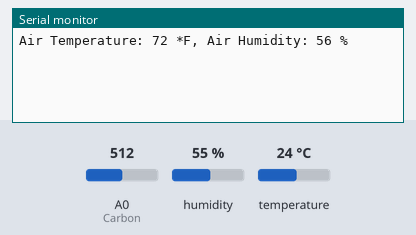
The sketch below on a simulated ESP8266 (NodeMCU). Parts: the last lines printed to the serial monitor. The test bench sets the inputs (shaded band); at power-on: humidity 55 %, A0 (Carbon) = 512, temperature 24 °C. WiFi joins after 1.5 s; servers stay silent unless stated.

Above: at 3.0 s.
3.1 s: humidity set to 22 %
At 7.6 s:
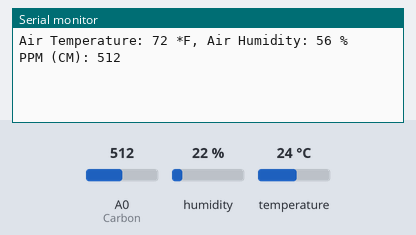
17.1 s: A0 (Carbon) set to 716
At 23.3 s:
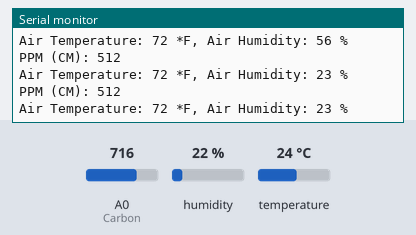
24.6 s: temperature set to 12 °C
At 28.3 s:
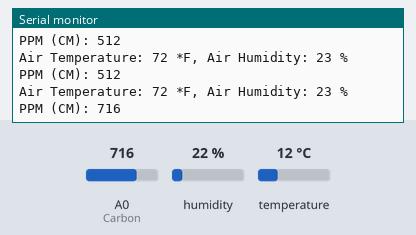
32.1 s: A0 (Carbon) set to 900
At 38.0 s:
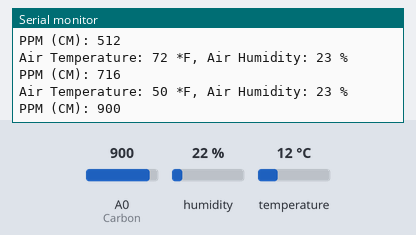
39.6 s: humidity set to 40 %
At 42.7 s:
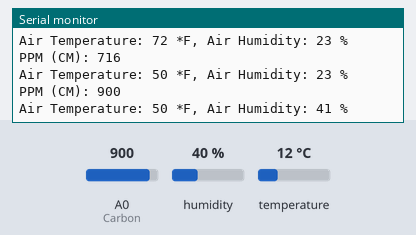
Timing chart, 0 to 44.2 s (numbered marks = the images above; inputs shaded):
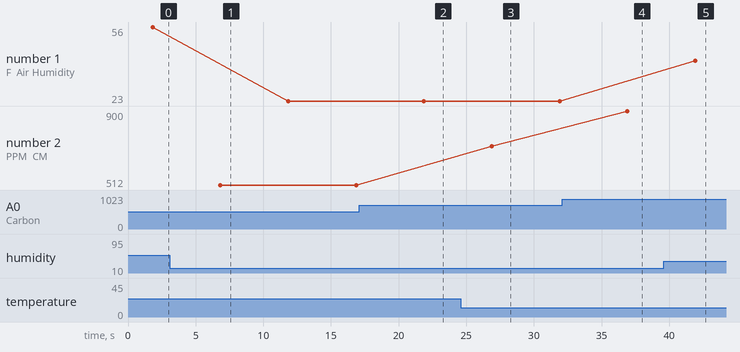

Measured:
- after the input at 32.1 s, the serial monitor: prints a new line after 4.8 s (image 4)
- after the input at 39.6 s, the serial monitor: prints a new line after 2.3 s (image 5)
- plotted number 1: 56 → 23 after the input at 3.1 s, 23 → 41 after the input at 39.6 s
- plotted number 2: 716 → 900 after the input at 32.1 s

The sketch:

Sensors.ino
```cpp
/*
 Name:		Sensors.ino
 Created:	11/8/2019 1:44:28 PM
 Author:	Fernando
*/

String Doggo_Bot_Sensors_Version = "Version 0.1.2"; // (Version)

// Libraries
#include <SimpleDHT.h> // Air Temp & Humid
#define DHTTYPE DHT11

// Wi-Fi Connections
#define BLYNK_PRINT Serial
#include <ESP8266WiFi.h>
#include <BlynkSimpleEsp8266.h>
#include <ESP8266mDNS.h>  // For OTA
#include <WiFiUdp.h>  // For OTA
#include <ArduinoOTA.h>  // For OTA


char auth[] = "va38yo7ElM9wEaPGKWg_G6zC0JnDHWtz";
char ssid[] = "NETGEAR29";
char pass[] = "jollycoconut616";

//Other
BlynkTimer timer;
//SimpleTimer timer;
SimpleDHT11 dht11;

//==============================================================


// Pins (Sensors)
//Carbon Monoxide Sensor (Gas)
const int Carbon = A0; // Carbon Monoxide Sensor (Analog Pin 0)

// Temp & Humidity Sensors
#define pinDHT11 14 // Pin D5

//Virtual Pins (Testing)
//Bridge widget on virtual pin 9 (Temperature)
WidgetBridge bridge1(V9);


//============================================================================================================================================================
//Bridge (Testing)


static bool value = true;
void blynkAnotherDevice() // Here we will send HIGH or LOW once per second
{
	// Send value to another device
	if (value) {
		//bridge1.digitalWrite(9, HIGH);  // Digital Pin 9 on the second board will be set HIGH
		bridge1.virtualWrite(V9, 1); // Sends 1 value to BLYNK_WRITE(V5) handler on receiving side.

		/////////////////////////////////////////////////////////////////////////////////////////
		// Keep in mind that when performing virtualWrite with Bridge,
		// second board will need to process the incoming command.
		// It can be done by using this handler on the second board:
		//
		//    BLYNK_WRITE(V5){
		//    int pinData = param.asInt(); // pinData variable will store value that came via Bridge
		//    }
		//
		/////////////////////////////////////////////////////////////////////////////////////////
	}
	else
	{
		bridge1.digitalWrite(9, LOW); // Digital Pin 9 on the second board will be set LOW
		//bridge1.virtualWrite(V9, 0); // Sends 0 value to BLYNK_WRITE(V5) handler on receiving side.
	}
	// Toggle value
	value = !value;
}

BLYNK_CONNECTED()
{
	bridge1.setAuthToken("YjYsdJAfTuWYbnYRV0oQquZ5-uudesOJ");
}

//============================================================================================================================================================

void setup()
{
	Serial.begin(115200);

	// Connect Blynk
	Blynk.begin(auth, ssid, pass);

	//delay(100);
	//==============================================================================
	// Set Carbon Monoxide Sensor as Analog Input
	analogRead(Carbon);

}


void loop()
{
//=========================================================================================
	Blynk.run();		 // Start Blynk Communication
//=========================================================================================
	Temp_Humid_Moduel(); // Start Temp_Humid Moduel
	CarbonSensor();		 // Start Carbon Sensor
//=========================================================================================
}
```

Carbon_Sensor.ino
```cpp
void CarbonSensor()
// Check For Excess Carbon Monoxide Gases
{
	int CarbonValue; // Carbon Monoxide Sensor

	//reads the analaog value
	CarbonValue = analogRead(Carbon);

	// App Virtual Pin
	Blynk.virtualWrite(V13, CarbonValue);

	//================================================================================================
	// For Debugging Use Only

	Serial.print("PPM (CM): ");
	Serial.println(CarbonValue);//prints the CO value


	// Value Operators
	// Check Data and determine the amount of Carbon Monoxide Amounts

	//if (CarbonValue > 700 && CarbonValue < 750) // Some Smoke (Low)
	//{
	//	//digitalWrite(AlarmSpeaker, HIGH);//if limit has been reached
	//	Serial.print(" ");
	//	Serial.print("Some Smoke (Low)");
	//}

	//if (CarbonValue > 750 && CarbonValue < 850) // Moderate Smoke (Medium)
	//{
	//	//digitalWrite(AlarmSpeaker, HIGH);//if limit has been reached
	//	Serial.print(" ");
	//	Serial.print("Moderate Smoke (Medium)");
	//}
	//================================================================================================


	// WARNING! - Carbon Levels Have not been Tested For Correct Readings. (Prototype Only)

	//if (CarbonValue > 850 && CarbonValue < 900) // More Smoke (High)
	//{
	//	//digitalWrite(AlarmSpeaker, HIGH);//if limit has been reached
	//	/*Serial.print(" ");
	//	Serial.print("More Smoke (High)");*/

	//	Blynk.virtualWrite(V4, 255);

	//}

	//if (CarbonValue > 900) // Fire (Extreme)
	//{
	//	/*Serial.print(" ");
	//	Serial.print("Fire (Extreme)");*/

	//	Blynk.virtualWrite(V5, 255);

	//}

	//else // Normal
	//{
	//	Blynk.virtualWrite(V4, 0);
	//	Blynk.virtualWrite(V5, 0);
	//}

delay(5000);
}
```

Temp_Humid_Sensor.ino
```cpp
void Temp_Humid_Moduel()
{
	//====================================== Temp & Humid Moduel =============================================================================

	byte temperature = 0;

	int temperature_1F; // Fahrenheit Memory
	int temperature_2F; // Fahrenheit Memory
	int temperature_3F; // Fahrenheit Memory
	float temperature_F; // Temperature Sensor
	float humidity_A; // Humidity Sensor


	byte humidity = 0;
	byte data[40] = { 0 };
	if (dht11.read(pinDHT11, &temperature, &humidity, data))

	temperature_3F = (int)temperature;     // Convert Byte to integer for Conversion
	temperature_1F = temperature * 9;	   // Fahrenheit Conversion From Celcius Step 1
	temperature_2F = temperature_1F / 5;   // Fahrenheit Conversion From Celcius Step 2
	temperature_F = temperature_2F + 29;   // Fahrenheit Conversion From Celcius Step 3
	humidity_A = (int)humidity + 1;


	Blynk.virtualWrite(V9, temperature_F);
	Blynk.virtualWrite(V10, humidity_A);
	//======== Air Temp and Humid Display ========================

	//Debug Use Only

	Serial.print("Air Temperature: ");
	Serial.print((int)temperature_F); Serial.print(" *F, ");
	Serial.print("Air Humidity: ");
	Serial.print((int)humidity_A); Serial.println(" %");


//	// Temperature Alarms
//
//	if (temperature_F >= 85)
//	{
//		Blynk.virtualWrite(V0, 255);
//	}
//
//	if (temperature_F < 85 && temperature_F > 45)
//	{
//		Blynk.virtualWrite(V0, 0);
//	}
//
//	if (temperature_F <= 45)
//	{
//		Blynk.virtualWrite(V1, 255);
//	}
//
//	if (temperature_F > 45 && temperature_F < 85)
//	{
//		Blynk.virtualWrite(V1, 0);
//	}
//
//
//	// Humidity Alarms
//
//	if (humidity_A >= 70)
//	{
//			Blynk.virtualWrite(V2, 255);
//	}
//
//	if (humidity_A < 70 && humidity_A > 30)
//	{
//			Blynk.virtualWrite(V2, 0);
//	}
//
//	if (humidity_A <= 30)
//	{
//			Blynk.virtualWrite(V3, 255);
//	}
//
//	if (humidity_A > 30 && humidity_A < 70)
//	{
//			Blynk.virtualWrite(V3, 0);
//	}
//
delay(5000);
}
```
